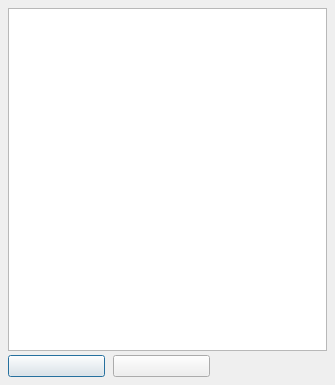
<?xml version="1.0" encoding="UTF-8"?>
<ui version="4.0">
  <class>SelectAutoSetupForm</class>
  <widget class="QDialog" name="SelectAutoSetupForm">
    <property name="geometry"><rect><x>0</x><y>0</y><width>335</width><height>385</height></rect></property>
    <property name="windowTitle"><string>Select auto setup template</string></property>
    <property name="vclPosition" stdset="0"><string notr="true">poOwnerFormCenter</string></property>
    <property name="vclBorderIcons" stdset="0"><string notr="true">biSystemMenu,biMaximize</string></property>
    <property name="vclDesignWidth" stdset="0"><number>335</number></property>
    <property name="vclDesignHeight" stdset="0"><number>385</number></property>
    <layout class="QGridLayout" name="SelectAutoSetupForm_Layout" columnstretch="0,0,1" rowstretch="1,0">
      <property name="leftMargin"><number>8</number></property>
      <property name="topMargin"><number>8</number></property>
      <property name="rightMargin"><number>8</number></property>
      <property name="bottomMargin"><number>8</number></property>
      <property name="horizontalSpacing"><number>8</number></property>
      <property name="verticalSpacing"><number>4</number></property>
      <item row="0" column="0" colspan="3">
        <widget class="QListWidget" name="ListBox">
          <property name="minimumSize"><size><width>0</width><height>0</height></size></property>
        </widget>
      </item>
      <item row="1" column="0" alignment="Qt::AlignLeft">
        <widget class="QPushButton" name="OKButton">
          <property name="text"><string /></property>
          <property name="autoDefault"><bool>false</bool></property>
          <property name="vclKind" stdset="0"><string notr="true">bkOK</string></property>
          <property name="default"><bool>true</bool></property>
          <property name="vclModalResult" stdset="0"><string notr="true">mrOk</string></property>
          <property name="minimumSize"><size><width>97</width><height>0</height></size></property>
        </widget>
      </item>
      <item row="1" column="1" alignment="Qt::AlignLeft">
        <widget class="QPushButton" name="CancelButton">
          <property name="text"><string /></property>
          <property name="autoDefault"><bool>false</bool></property>
          <property name="vclKind" stdset="0"><string notr="true">bkCancel</string></property>
          <property name="vclCancel" stdset="0"><bool>true</bool></property>
          <property name="vclModalResult" stdset="0"><string notr="true">mrCancel</string></property>
          <property name="minimumSize"><size><width>97</width><height>0</height></size></property>
        </widget>
      </item>
      <item row="0" column="2">
        <spacer name="SelectAutoSetupForm_Layout_HFill">
          <property name="orientation"><enum>Qt::Horizontal</enum></property>
          <property name="sizeHint" stdset="0"><size><width>0</width><height>0</height></size></property>
        </spacer>
      </item>
    </layout>
  </widget>
  <tabstops>
    <tabstop>OKButton</tabstop>
    <tabstop>CancelButton</tabstop>
    <tabstop>ListBox</tabstop>
  </tabstops>
  <resources>
    <include location="../../resources/dfend.qrc" />
  </resources>
  <connections />
</ui>
